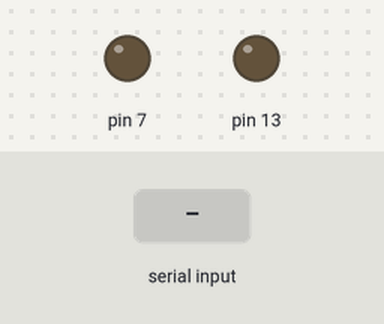
The sketch below on a simulated Arduino Mega 2560, built with avr-gcc and run on an emulated ATmega2560. Parts: output pins drawn as LEDs (lit = HIGH). Dashed ring = blinking. The test bench sets the inputs (shaded band). No radio packets arrive unless stated; what the sketch prints to the serial monitor is not drawn.

Above: at 1.2 s.
1.3 s: "1" received over the second serial link
At 1.4 s:
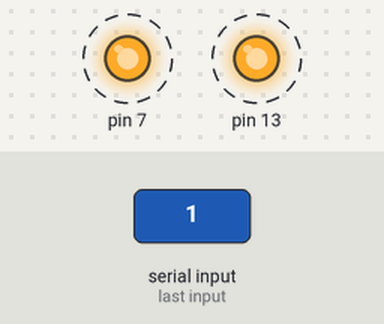
Timing chart, 0 to 5.0 s (numbered marks = the images above; inputs shaded):
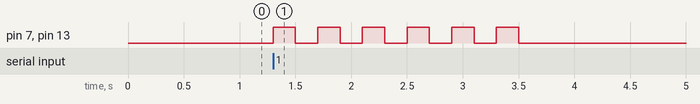

The sketch:

RXneonato.ino
```cpp
#include <RH_ASK.h>
#include <SPI.h> // Not actualy used but needed to compile
//#include <SoftwareSerial.h>

RH_ASK driver;
int alerta=0;
int contador=0;
int dato=0;
//SoftwareSerial SIM900(8, 9);

void setup()
{
    Serial.begin(9600); // Debugging only
    Serial1.begin(9600); // Debugging only
    pinMode(13,OUTPUT);
    pinMode(7,OUTPUT);
    digitalWrite(13, LOW);
    digitalWrite(7,LOW);
    if (!driver.init())
         Serial.println("init failed");


}
void llamar()
   {
      Serial.println("AT");  //Comando AT para realizar una llamada
      //SIM900.println("AT");
      delay(3000);
      Serial.println("ATD0987213468;");  //Comando AT para realizar una llamada
      //SIM900.println("ATD043092223;");  //Comando AT para realizar una llamada
      //delay(10000);  // Espera 30 segundos mientras realiza la llamada
      //Serial.println("ATH");  // Cuelga la llamada
      //delay(3000);

   }

void loop()
{
    uint8_t buf[12];
    uint8_t buflen = sizeof(buf);
    if (driver.recv(buf, &buflen)) // Non-blocking
    {
      int i;
      // Message with a good checksum received, dump it.
      //Serial.print("Message: ");
      //Serial.println((char*)buf);
      //delay(100);
      Serial1.println((char*)buf);
      delay(100);

    }
    if (Serial1.available()>0)
    {
      dato=Serial1.read();
      if(dato=='1')
      {
        alerta=1;
      }
      dato=0;
    }

    if(alerta==1)
    {
      while(contador<3)
      {

      digitalWrite(7,HIGH);
      digitalWrite(13,HIGH);
      delay(200);
      digitalWrite(7,LOW);
      digitalWrite(13,LOW);
      delay(200);
      digitalWrite(7,HIGH);
      digitalWrite(13,HIGH);
      delay(200);
      digitalWrite(7,LOW);
      digitalWrite(13,LOW);
      delay(200);
      contador=contador+1;
      }
      llamar();
      contador=0;
      alerta=0;
    }

}
```

Measured:
- after the input at 1.3 s, pin 7, pin 13: alternates HIGH for 0.20 s and LOW for 0.20 s, 12 changes in all, then stays LOW, starting at once
